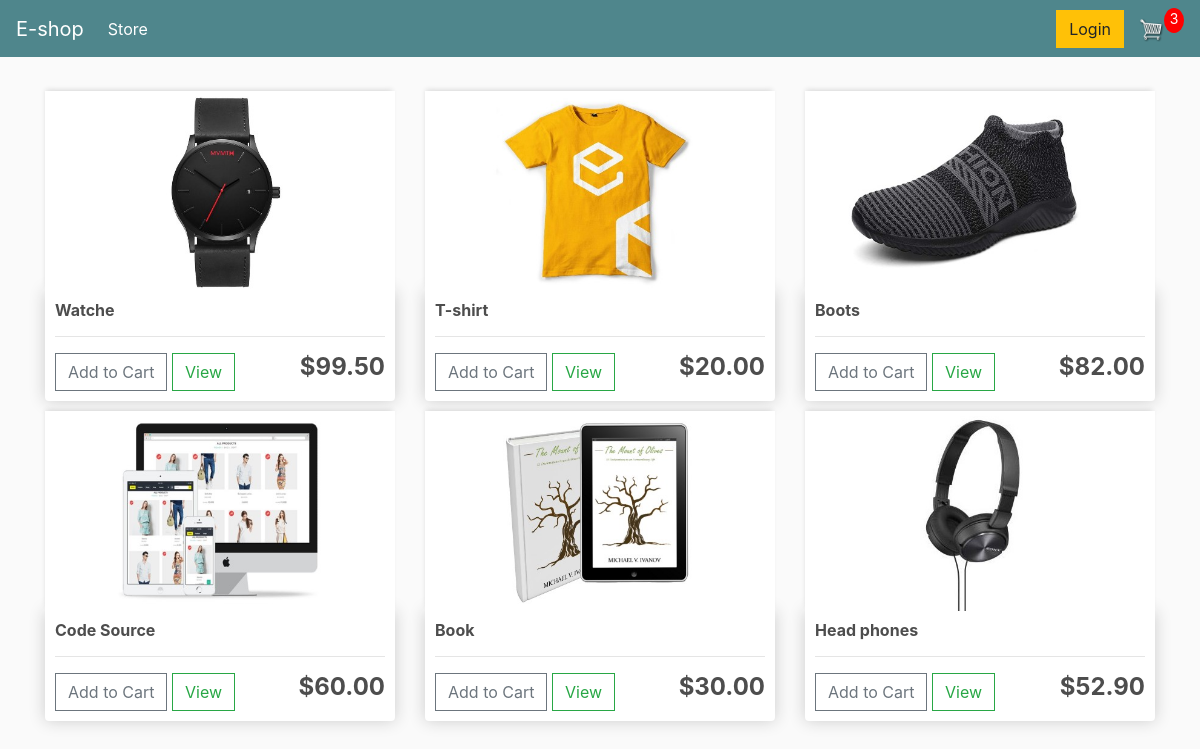
The app's page / (signed in) with its own data.
### store/models.py (models this page shows, shortened)
class Product(models.Model):
    name = models.CharField(max_length=200)
    price = models.DecimalField(max_digits=7, decimal_places=2)
    digital = models.BooleanField(default=False, null=True, blank=True)
    image = models.ImageField(null=True, blank=True)
    @property
    def imageURL(self):
        try:
            url = self.image.url
        except:
            url = ''
        return url

### store/views.py (the view)
# urls.py: path('', include('store.urls')),
def store(request):
    data = cartData(request)
    cartItems = data['cartItems']
    order = data['order']
    items = data['items']
    products = Product.objects.all()
    context = {'products': products, 'cartItems': cartItems}
    return render(request, 'store/store.html', context)

### store/models.py (called while the page is built)
    @property
    def get_cart_items(self):
        orderitems = self.orderitem_set.all()
        total = sum([item.quantity for item in orderitems])
        return total

### store/utils.py (called while the page is built)
def cartData(request):
	if request.user.is_authenticated:
		customer = request.user.customer
		order, created = Order.objects.get_or_create(customer=customer, complete=False)
		items = order.orderitem_set.all()
		cartItems = order.get_cart_items
	else:
		cookieData = cookieCart(request)
		cartItems = cookieData['cartItems']
		order = cookieData['order']
		items = cookieData['items']
	return {'cartItems':cartItems ,'order':order, 'items':items}

### store/templates/store/store.html
{% extends 'store/main.html' %}
{% load static %}
{% block content %}
	<div class="row">
		{% for product in products %}
		<div class="col-lg-4">
			<img class="thumbnail" src="{{product.imageURL}}">
			<div class="box-element product">
				<h6><strong>{{product.name}}</strong></h6>
				<hr>
				<button data-product="{{product.id}}" data-action="add" class="btn btn-outline-secondary add-btn update-cart">Add to Cart</button>
				<a class="btn btn-outline-success" href="#">View</a>
				<h4 style="display: inline-block; float: right"><strong>${{product.price}}</strong></h4>
			</div>
		</div>
		{% endfor %}
	</div>
{% endblock content %}

### static/css/main.css (style rules this page uses)
body { background-color: hsl(0, 0%, 98%); }
h1,h2,h3,h4,h5,h6 { color:hsl(0, 0%, 30%); }
.box-element { box-shadow:hsl(0, 0%, 80%) 0 0 16px; background-color: #fff; border-radius: 4px; padding: 10px; }
.thumbnail { width: 100%; height: 200px; -webkit-box-shadow: -1px -3px 5px -2px rgba(214,214,214,1); -moz-box-shadow: -1px -3px 5px -2px rgba(214,214,214,1); box-shadow: -1px -3px 5px -2px rgba(214,214,214,1); }
.product { border-radius: 0 0 4px 4px; }
.col-lg-4, .col-lg-6, .col-lg-8, .col-lg-12 { margin-top: 10px; }
.btn { border-radius: 0; }

### records on screen
Product: imageURL (picture), name "Watche", price "99.50"
Product: imageURL (picture), name "T-shirt", price "20.00"
Product: imageURL (picture), name "Boots", price "82.00"
Product: imageURL (picture), name "Code Source", price "60.00"
Product: imageURL (picture), name "Book", price "30.00"
Product: imageURL (picture), name "Head phones", price "52.90"

### other values on screen
{{ cartItems }} "3"
